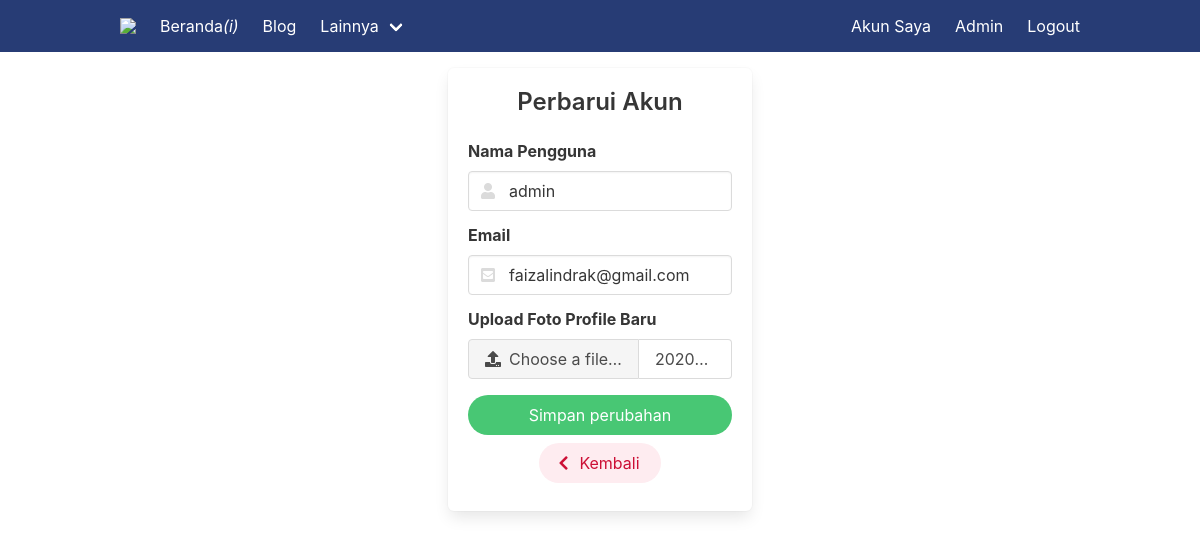
The page /account-update (signed in) on the database its author committed.
### web/models.py (models this page shows, shortened)
class User(db.Model, UserMixin):
    id = db.Column(db.Integer, primary_key=True)
    username = db.Column(db.String(20), unique=True, nullable=False)
    email = db.Column(db.String(120), unique=True, nullable=False)
    image_file = db.Column(db.String(20), nullable=False, default='default.png')
    password = db.Column(db.String(60), nullable=False)
    angkatan = db.Column(db.String(4))
    smstr = db.Column(db.Integer)
    user_level = db.Column(db.Integer, default=1)
    kurikulum = db.Column(db.String(10))
    posts = db.relationship('Post', backref='author', lazy=True)
    profiles = db.relationship('Profile', backref='user', lazy=True, uselist=False)

### web/routes.py (the view)
@app.route("/account-update", methods=['GET', 'POST'])
@login_required
def account_update():
    form = UpdateAccountForm(prevpic=current_user.image_file)
    if form.validate_on_submit():
        if form.picture.data:
            picture_file = save_picture(form.picture.data, form.username.data)
            current_user.image_file = picture_file
        current_user.username = form.username.data
        current_user.email = form.email.data
        db.session.commit()
        flash('Akun anda berhasil diperbarui','is-success is-light')
        return redirect(url_for('account'))
    elif request.method == 'GET':
        form.username.data = current_user.username
        form.email.data = current_user.email
    return render_template('account-update.html', form=form)

### web/forms.py (shortened to what this page needs)
class UpdateAccountForm(FlaskForm):
    username = StringField('Nama Pengguna', validators=[DataRequired(), Length(min=2, max=20)])
    email = StringField('Email', validators=[DataRequired(), Email()])
    picture = FileField('Upload Foto Profile Baru', validators=[FileAllowed(['jpg', 'png'])])
    prevpic = HiddenField()
    submit = SubmitField('Simpan perubahan')

### web/models.py (called while the page is built)
@login_manager.user_loader
def load_user(user_id):
    return User.query.filter_by(id=user_id).first()

### web/templates/account-update.html (shortened to what this page needs)
{% extends "account-layout.html" %}
{% block content %}
<div class="box mt-4 mb-0">
    <p class="title is-4 has-text-centered  ">Perbarui Akun</p>
    <form method="POST" action="" enctype="multipart/form-data">
        <div class="field">
            {{ form.username.label(class="label") }}
            <p class="control has-icons-left">
                <span class="icon is-small is-left">
                </span>
                {% if form.username.errors %}
                    {{ form.username(class="input is-danger") }}
                    <div class="help is-danger">
                        {% for error in form.username.errors %}
                            <span>{{ error }}</span>
                        {% endfor %}
                    </div>
                {% else %}
                    {{ form.username(class="input") }}
                {% endif %}
            </p>
        </div>
        <div class="field">
            {{ form.email.label(class="label") }}
            <p class="control has-icons-left">
                <span class="icon is-small is-left">
                </span>
                {% if form.email.errors %}
                    {{ form.email(class="input is-danger") }}
                        <div class="help is-danger">
                            {% for error in form.email.errors %}
                                <span>{{ error }}</span>
                            {% endfor %}
                        </div>
                {% else %}
                    {{ form.email(class="input") }}
                {% endif %}
            </p>
        </div>
        <div class="field">
            {{ form.picture.label(class="label") }}
                {% if form.picture.errors %}
                <div class="file has-name is-fullwidth">
                    <label class="file-label">
                        {{ form.picture(class="file-input") }}
                      <span class="file-cta">
                        <span class="file-icon">
                          <i class="fas fa-upload"></i>
                        </span>
                        <span class="file-label">
                          Choose a file…
                        </span>
                      </span>
                      <span class="file-name">
                        {{current_user.image_file}}
                      </span>
                    </label>
                  </div>
                <div class="help is-danger">
                    {% for error in form.picture.errors %}
                    <span>{{ error }}</span>
                    {% endfor %}
                </div>
                {% else %}
                    <div class="file has-name is-fullwidth">
                        <label class="file-label">
                          <span class="file-cta">
                            <span class="file-icon">
                              <i class="fas fa-upload"></i>
                            </span>
                            <span class="file-label">
                              Choose a file…
                            </span>
                          </span>
                          <span class="file-name">
                            {{current_user.image_file}}
                          </span>
                        </label>
                      </div>
                {% endif %}
        </div>
        <div class="control">
            {{ form.submit(class="button is-success is-rounded is-fullwidth")}}
            <div class="mt-2 mb-2 has-text-centered">
              <a href="{{ url_for('account') }}" class="button is-danger is-rounded is-light"><span class="icon is-small"><i class="fas fa-chevron-left"></i></span><span>Kembali</span></a>
          </div>
        </div>
    </form>
</div>
{% endblock content %}

### rows shown on the page
User: username "admin", email "faizalindrak@gmail.com", image_file "2020…"
